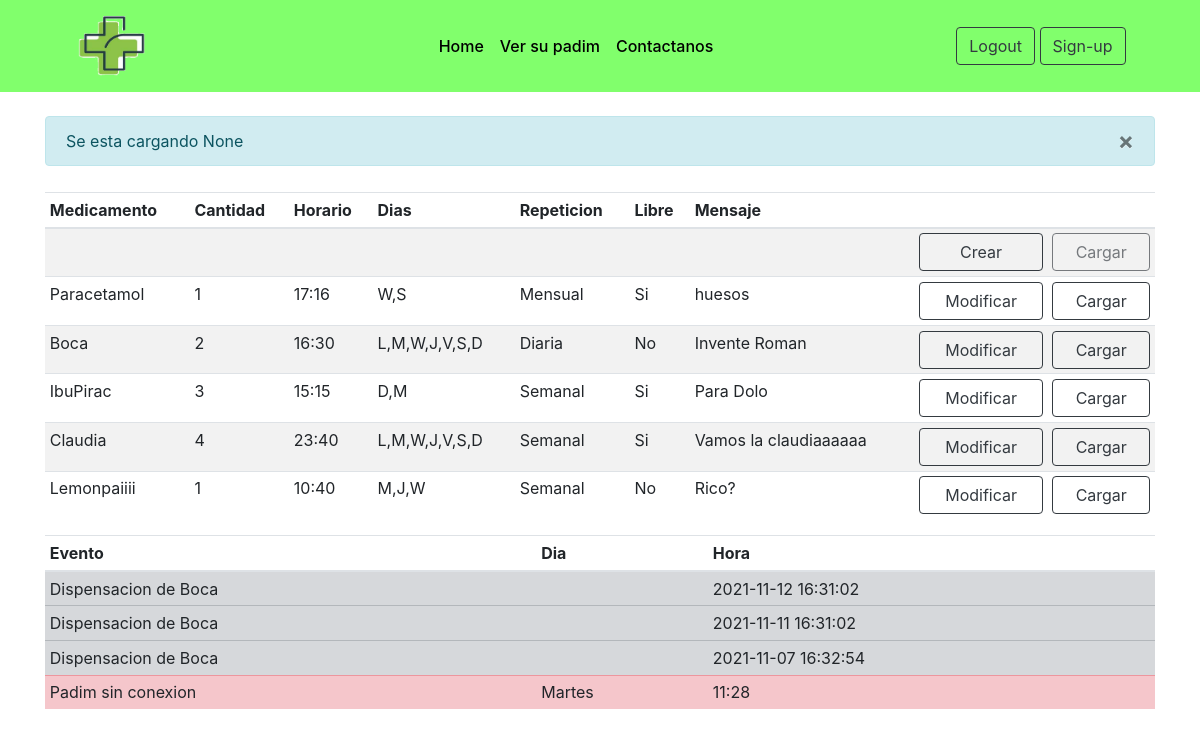
/ver-padim/1 (signed in), run on the app's committed database.
### tables this page shows
CREATE TABLE "padim_tubos" (
	"id_padim"	INTEGER NOT NULL,
	"id_tubo"	INTEGER NOT NULL,
	"nombre"	TEXT,
	"cantidad_dispensar"	INTEGER,
	"horario"	TEXT,
	"dias"	TEXT,
	"repeticion"	TEXT,
	"toma_libre"	INTEGER,
	"mensaje"	TEXT,
	"cantidad_disponible"	INTEGER,
	"carga"	INTEGER NOT NULL DEFAULT 0,
	"hab_dispensar"	INTEGER NOT NULL DEFAULT 1,
	"id_padim_tubo"	INTEGER NOT NULL UNIQUE,
	"tiempo"	TEXT,
	"vaciar"	INTEGER NOT NULL DEFAULT 0,
	PRIMARY KEY("id_padim_tubo" AUTOINCREMENT),
	FOREIGN KEY("id_padim") REFERENCES "usuarios"("id_padim")
);

CREATE TABLE "dispensacion" (
	"id_padim_tubo"	INTEGER NOT NULL,
	"id_padim"	INTEGER NOT NULL,
	"dia"	TEXT,
	"hora"	TEXT NOT NULL,
	"id_dispensacion"	INTEGER NOT NULL UNIQUE,
	PRIMARY KEY("id_dispensacion" AUTOINCREMENT),
	FOREIGN KEY("id_padim_tubo") REFERENCES "padim_tubos"("id_padim_tubo")
);

### main.py (the view, shortened to what this page needs)
@app.route("/ver-padim/", methods=['POST', 'GET'], defaults={'carga_tubo': 0})
@app.route("/ver-padim/<carga_tubo>", methods=['POST', 'GET'])
def ver_padim(carga_tubo):
    if logueado():
        id_padim = session["padim"]
    else:
        flash("Por favor, inicia secion para ver tu P.A.D.I.M", "info")
        return redirect(url_for('login'))
    conn = sqlite3.connect('PADIM.db')
    consulta_medicamentos = conn.execute(f"SELECT * FROM 'padim_tubos' WHERE id_padim = {id_padim}")
    medicamentos = consulta_medicamentos.fetchall()
    consulta_tomas = conn.execute(f"SELECT * FROM tomas WHERE id_padim = {id_padim} ORDER BY toma_id DESC LIMIT 3")
    consulta_dispensacion = conn.execute(f"SELECT * FROM dispensacion WHERE id_padim = {id_padim} ORDER BY id_dispensacion DESC LIMIT 3")
    consulta_conexion = conn.execute(f"SELECT * FROM conexion WHERE id_padim = {id_padim} ORDER BY conexion_id DESC LIMIT 3")
    tomas = consulta_tomas.fetchall()
    print(tomas)
    dispensacion = consulta_dispensacion.fetchall()
    print(dispensacion)
    conexion = consulta_conexion.fetchall()
    print(conexion)
    ev_conexion = []
    conectado = 0
    ev_conexion.append(conectado)
    if conectado == 0:
        if conexion:
            ev_conexion.append(ev_conn[1])
            ev_conexion.append(horario)
        else:
            dia = datetime.today().strftime('%A')
            ev_conexion.append(dia[0:3])
            hora = datetime.now().strftime('%H:%M')
            ev_conexion.append(hora)
    print("evento conexion: ", ev_conexion)
    if 0 < int(carga_tubo) < 7:
        add_carga = conn.execute(f"UPDATE padim_tubos SET carga = 1 WHERE id_padim = {id_padim} AND id_tubo = {int(carga_tubo)}")
        conn.commit()
        nombre_carga = conn.execute(f"SELECT nombre FROM padim_tubos WHERE id_padim = {id_padim} AND id_tubo = {int(carga_tubo)}")
        nombre_carga = nombre_carga.fetchall()
        nombre = nombre_carga[0]
        flash(f"Se esta cargando {nombre[0]}", "info")
    elif carga_tubo:
        flash("ERROR tubo incorrecto", "danger")
    carga_tubo = 0
    cargas_con = conn.execute(f"SELECT carga FROM padim_tubos WHERE id_padim = {id_padim}")
    cargas = cargas_con.fetchall()
    for carga in cargas:
        if carga[0] == 1:
            carga_tubo = 1
    conn.close()
    return render_template("VerMedicamentos.html", title="ver padim", carga_tubo=carga_tubo, padim=id_padim, medicamentos=medicamentos, ev_tomas = tomas, ev_dispenser = dispensacion, ev_conexion = ev_conexion)

### main.py (called while the page is built)
def logueado():
    if "padim" in session:
        return True
    else:
        return False

### templates/VerMedicamentos.html (shortened to what this page needs)
{% extends "Template.html" %}
{% block contenido %}
<div class="container">
     <div class="table-responsive">
          <table class="table table-striped table-sm table-hover tabla-medicamentos">
               <thead>
                    <tr>
                         <th scope="col">Medicamento</th>
                         <th scope="col">Cantidad</th>
                         <th scope="col">Horario</th>
                         <th scope="col">Dias</th>
                         <th scope="col">Repeticion</th>
                         <th scope="col">Libre</th>
                         <th scope="col">Mensaje</th>
                         <th scope="col"></th>
                         <th scope="col"></th>
                    </tr>
               </thead>
               <tbody>
                    {% for medicamento in medicamentos %}
                    {% if medicamento[11] != 0 %}
                         <tr>
                    {% else %}
                         <tr class="table-danger">
                    {% endif %}
                         {% if medicamento[2] != None %}
                         <td>
                              <div>{{ medicamento[2] }}</div>
                         </td>
                         <td>
                              <div>{{ medicamento[3] }}</div>
                         </td>
                         <td>
                              <div>{{ medicamento[4] }}</div>
                         </td>
                         <td>
                              <div>{{ medicamento[5] }}</div>
                         </td>
                         <td>
                              <div>{{ medicamento[6] }}</div>
                         </td>
                         <td>
                              {% if medicamento[7] == 1 %}
                              <div>Si</div>
                              {% else %}
                              <div>No</div>
                              {% endif %}
                         </td>
                         <td>
                              <div>{{ medicamento[8] }}</div>
                         </td>
                         <td>
                              <a href="{{ url_for('añadir_medicamento', tubo = medicamento[1]) }}"
                                   class="btn btn-outline-dark btn-ver-medicamentos" role="button">Modificar</a>
                         </td>
                         <td>
                              {% if carga_tubo and carga_tubo < 8 and carga_tubo > 0 %}
                                   <a href="{{ url_for('ver_padim', carga_tubo = 1) }}">
                                        <input type="button" class="btn btn-outline-dark btn-ver-medicamentos" disabled
                                             value="Cargar">
                                   </a>
                              {% else %}
                                   <a href="{{ url_for('ver_padim', carga_tubo = 1 ) }}">
                                        <input type="button" class="btn btn-outline-dark btn-ver-medicamentos"
                                             value="Cargar">
                                   </a>
                              {% endif %}
                         </td>
                         {% else %}
                         <td>
                         </td>
                         <td>
                         </td>
                         <td>
                         </td>
                         <td>
                         </td>
                         <td>
                         </td>
                         <td>
                         </td>
                         <td>
                         </td>
                         <td>
                              {% if medicamento[14] == 1 %}
                                   <a href="{{ url_for('ver_padim', carga_tubo = 1) }}">
                                        <input type="button" class="btn btn-outline-dark btn-ver-medicamentos" disabled value="Crear">
                                   </a>
                              {% else %}
                                   <a href="{{ url_for('añadir_medicamento', tubo = medicamento[1]) }}"
                                        class="btn btn-outline-dark btn-ver-medicamentos" role="button">Crear</a>
                              {% endif %}
                         </td>
                         <td>
                              <input type="button" class="btn btn-outline-dark btn-ver-medicamentos" value="Cargar" disabled>
                         </td>
                         {% endif %}
                    </tr>
                    {% endfor %}
               </tbody>
          </table>
     </div>
     <div class="eventos table-responsive">
          <table class="table table-striped table-sm table-hover">
               <thead>
                    <th>Evento</th>
                    <th>Dia</th>
                    <th>Hora</th>
               </thead>
               <tbody>
                    {% for evento in ev_dispenser %}
                    <tr class="table-secondary">
                         <td>
                              Dispensacion de
                              {% for medicamento in medicamentos %}
                                   {% if evento[0] == medicamento[12] %}
                                        {{ medicamento[2] }}
                                   {% endif %}
                              {% endfor %}
                         </td>
                         <td>
                         </td>
                         <td>
                              {{ evento[3] }}
                         </td>
                    </tr>
                    {% endfor %}
                    {% if ev_conexion %}
                    {% if ev_conexion[0] == 0 %}
                    <tr class="table-danger">
                         {% else %}
                    <tr class="table-success">
                         {% endif %}
                         <td>
                              {% if ev_conexion[0] == 0 %}
                              Padim sin conexion
                              {% else %}
                              Padim con conexion
                              {% endif %}
                         </td>
                         <td>
                              {% if ev_conexion[1] == 'Tue' %}
                              Martes
                              {% endif %}
                         </td>
                         <td>
                              {{ ev_conexion[2] }}
                         </td>
                    </tr>
                    {% endif %}
               </tbody>
          </table>
     </div>
</div>
{% endblock contenido %}

### static/Main.css (style rules this page uses)
body { background-color: white; }
.btn-ver-medicamentos { width: 100%; text-align: center; }
.tabla-medicamentos { margin-top: 10px; }

### data on the page
padim_tubos: nombre "Paracetamol", cantidad_dispensar "1", horario "17:16", dias "W,S", repeticion "Mensual", toma_libre "Si", mensaje "huesos"
padim_tubos: nombre "Boca", cantidad_dispensar "2", horario "16:30", dias "L,M,W,J,V,S,D", repeticion "Diaria", toma_libre "No", mensaje "Invente Roman"
padim_tubos: nombre "IbuPirac", cantidad_dispensar "3", horario "15:15", dias "D,M", repeticion "Semanal", toma_libre "Si", mensaje "Para Dolo"
padim_tubos: nombre "Claudia", cantidad_dispensar "4", horario "23:40", dias "L,M,W,J,V,S,D", repeticion "Semanal", toma_libre "Si", mensaje "Vamos la claudiaaaaaa"
padim_tubos: nombre "Lemonpaiiii", cantidad_dispensar "1", horario "10:40", dias "M,J,W", repeticion "Semanal", toma_libre "No", mensaje "Rico?"
dispensacion: hora "2021-11-12 16:31:02"
dispensacion: hora "2021-11-11 16:31:02"
dispensacion: hora "2021-11-07 16:32:54"

### other printed values
{{ message }} "Se esta cargando None"
{{ ev_conexion[2] }} "11:28"
